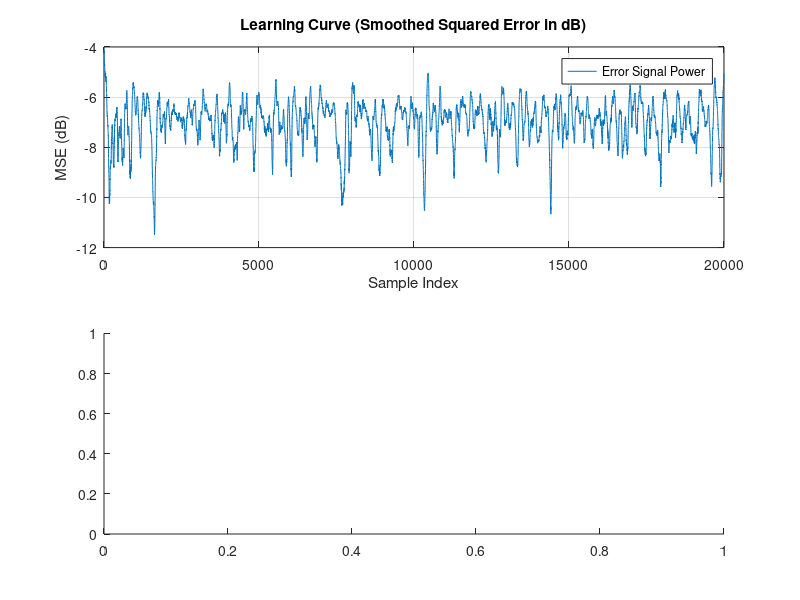

Here is the MATLAB script that generated this plot: (Note: this script raises an error after producing the figure.)
% MATLAB LMS Adaptive Noise Cancellation Demo
% ==========================================

%% 1. 参数定义
clear; clc; close all;

point_num = 20000;
fs = 10e6;          % 采样率 10 MHz
f0 = 1e6;           % 信号频率 1 MHz
rho = 0.99;         % 噪声相关系数
order = 32;         % 滤波器阶数

%% 2. 信号生成 (浮点数, 范围 [-1.0, 1.0])
fprintf('--- Running on ideal floating-point signals ---\n');

% 时间向量
t = (0:point_num-1)' / fs;

% 生成纯净信号 (s_clean)
s_clean = 0.6 * sin(2 * pi * f0 * t); % 幅度为0.6，在[-1,1]范围内

% 生成相关噪声 (noise1, noise2)
noise1 = randn(point_num, 1);
noise2 = rho * noise1 + sqrt(1 - rho^2) * randn(point_num, 1);

% 归一化噪声功率，使其与信号功率可比
noise1 = noise1 / std(noise1) * 0.4; % 调整噪声标准差为0.4
noise2 = noise2 / std(noise2) * 0.4;

% 主信号 (primary_signal) = 纯净信号 + 噪声1
primary_signal = s_clean + noise1;

% 参考噪声 (reference_noise) = 噪声2
reference_noise = noise2;

%% 3. LMS滤波器设置与执行 (浮点数)

% 根据输入功率估算一个合适的步长 (mu)
% 理论上限: mu < 2 / (order * power_of_input)
power_ref = mean(reference_noise.^2);
stability_bound = 2 / (order * power_ref);
mu = stability_bound * 0.1; % 选择上限的10%，这是一个安全且高效的选择

fprintf('Normalized signal power: %.4f\n', power_ref);
fprintf('Calculated step size (mu): %.4f\n', mu);
% 
% % 创建LMS滤波器对象
% lms = dsp.LMSFilter('Length', order, 'StepSize', mu);
% 
% % 执行滤波
% % y是滤波器的输出（预测的噪声），e是误差信号（我们想要的去噪结果）
% [y, e] = lms(reference_noise, primary_signal);
x_input = reference_noise(:);    % 参考输入
d_desired = primary_signal(:);   % 期望信号

signal_len = length(x_input);

% 确保 'order' 和 'mu' 已定义
if ~exist('order', 'var') || ~exist('mu', 'var')
    error('LMSBlock:ParamsMissing', '请确保在运行此代码块前定义了 order 和 mu 变量。');
end

% 初始化状态
lms_weights = zeros(order, 1);
lms_delay_line = zeros(order, 1); % 内部输入延迟线

% 预分配输出变量（与 dsp.LMSFilter 输出变量名保持一致）
y = zeros(signal_len, 1);   % 滤波器输出 (估计的噪声)
e = zeros(signal_len, 1);   % 误差信号 (去噪后的信号)

% 2. 逐样本 LMS 迭代循环
for n = 1:signal_len
    
    % a. 更新输入延迟线 X(n)
    % 将新样本 x_input(n) 推入顶部，形成最新的输入向量
    lms_delay_line = [x_input(n); lms_delay_line(1:end-1)];
    
    % b. 计算滤波器输出 y(n) (估计的噪声)
    y(n) = lms_weights.' * lms_delay_line;
    
    % c. 计算误差 e(n) (去噪后的信号)
    e(n) = d_desired(n) - y(n);
    
    % d. 更新权重 W(n+1)
    % W(n+1) = W(n) + mu * e(n) * X(n)
    lms_weights = lms_weights + mu * e(n) * lms_delay_line;
end

cleaned_signal = e; % 误差信号就是去噪后的信号

%% 4. 性能评估与可视化 (浮点数)

% 定义一个SNR计算函数
calculate_snr = @(sig, noise) 10 * log10(mean(sig.^2) / mean(noise.^2));

% 计算SNR
snr_before = calculate_snr(s_clean, noise1);
residual_noise = cleaned_signal - s_clean;
snr_after = calculate_snr(s_clean, residual_noise);
snr_improvement = snr_after - snr_before;
theoretical_improvement = -10 * log10(1 - rho^2);

fprintf('\n--- Performance Evaluation ---\n');
fprintf('SNR Before: %.2f dB\n', snr_before);
fprintf('SNR After:  %.2f dB\n', snr_after);
fprintf('SNR Improvement: %.2f dB\n', snr_improvement);
fprintf('Theoretical Max Improvement: %.2f dB\n', theoretical_improvement);
fprintf('===============================\n');

% 绘制学习曲线 (误差平方的移动平均)
figure('Name', 'LMS Filter Performance (Floating-Point)');
subplot(2,1,1);
plot(10*log10(movmean(e.^2, 100)));
grid on;
title('Learning Curve (Smoothed Squared Error in dB)');
xlabel('Sample Index');
ylabel('MSE (dB)');
legend('Error Signal Power');

% 比较处理前后的信号频谱
subplot(2,1,2);
pwelch(primary_signal, [], [], [], fs, 'centered');
hold on;
pwelch(cleaned_signal, [], [], [], fs, 'centered');
grid on;
title('Power Spectral Density');
legend('Before LMS', 'After LMS');